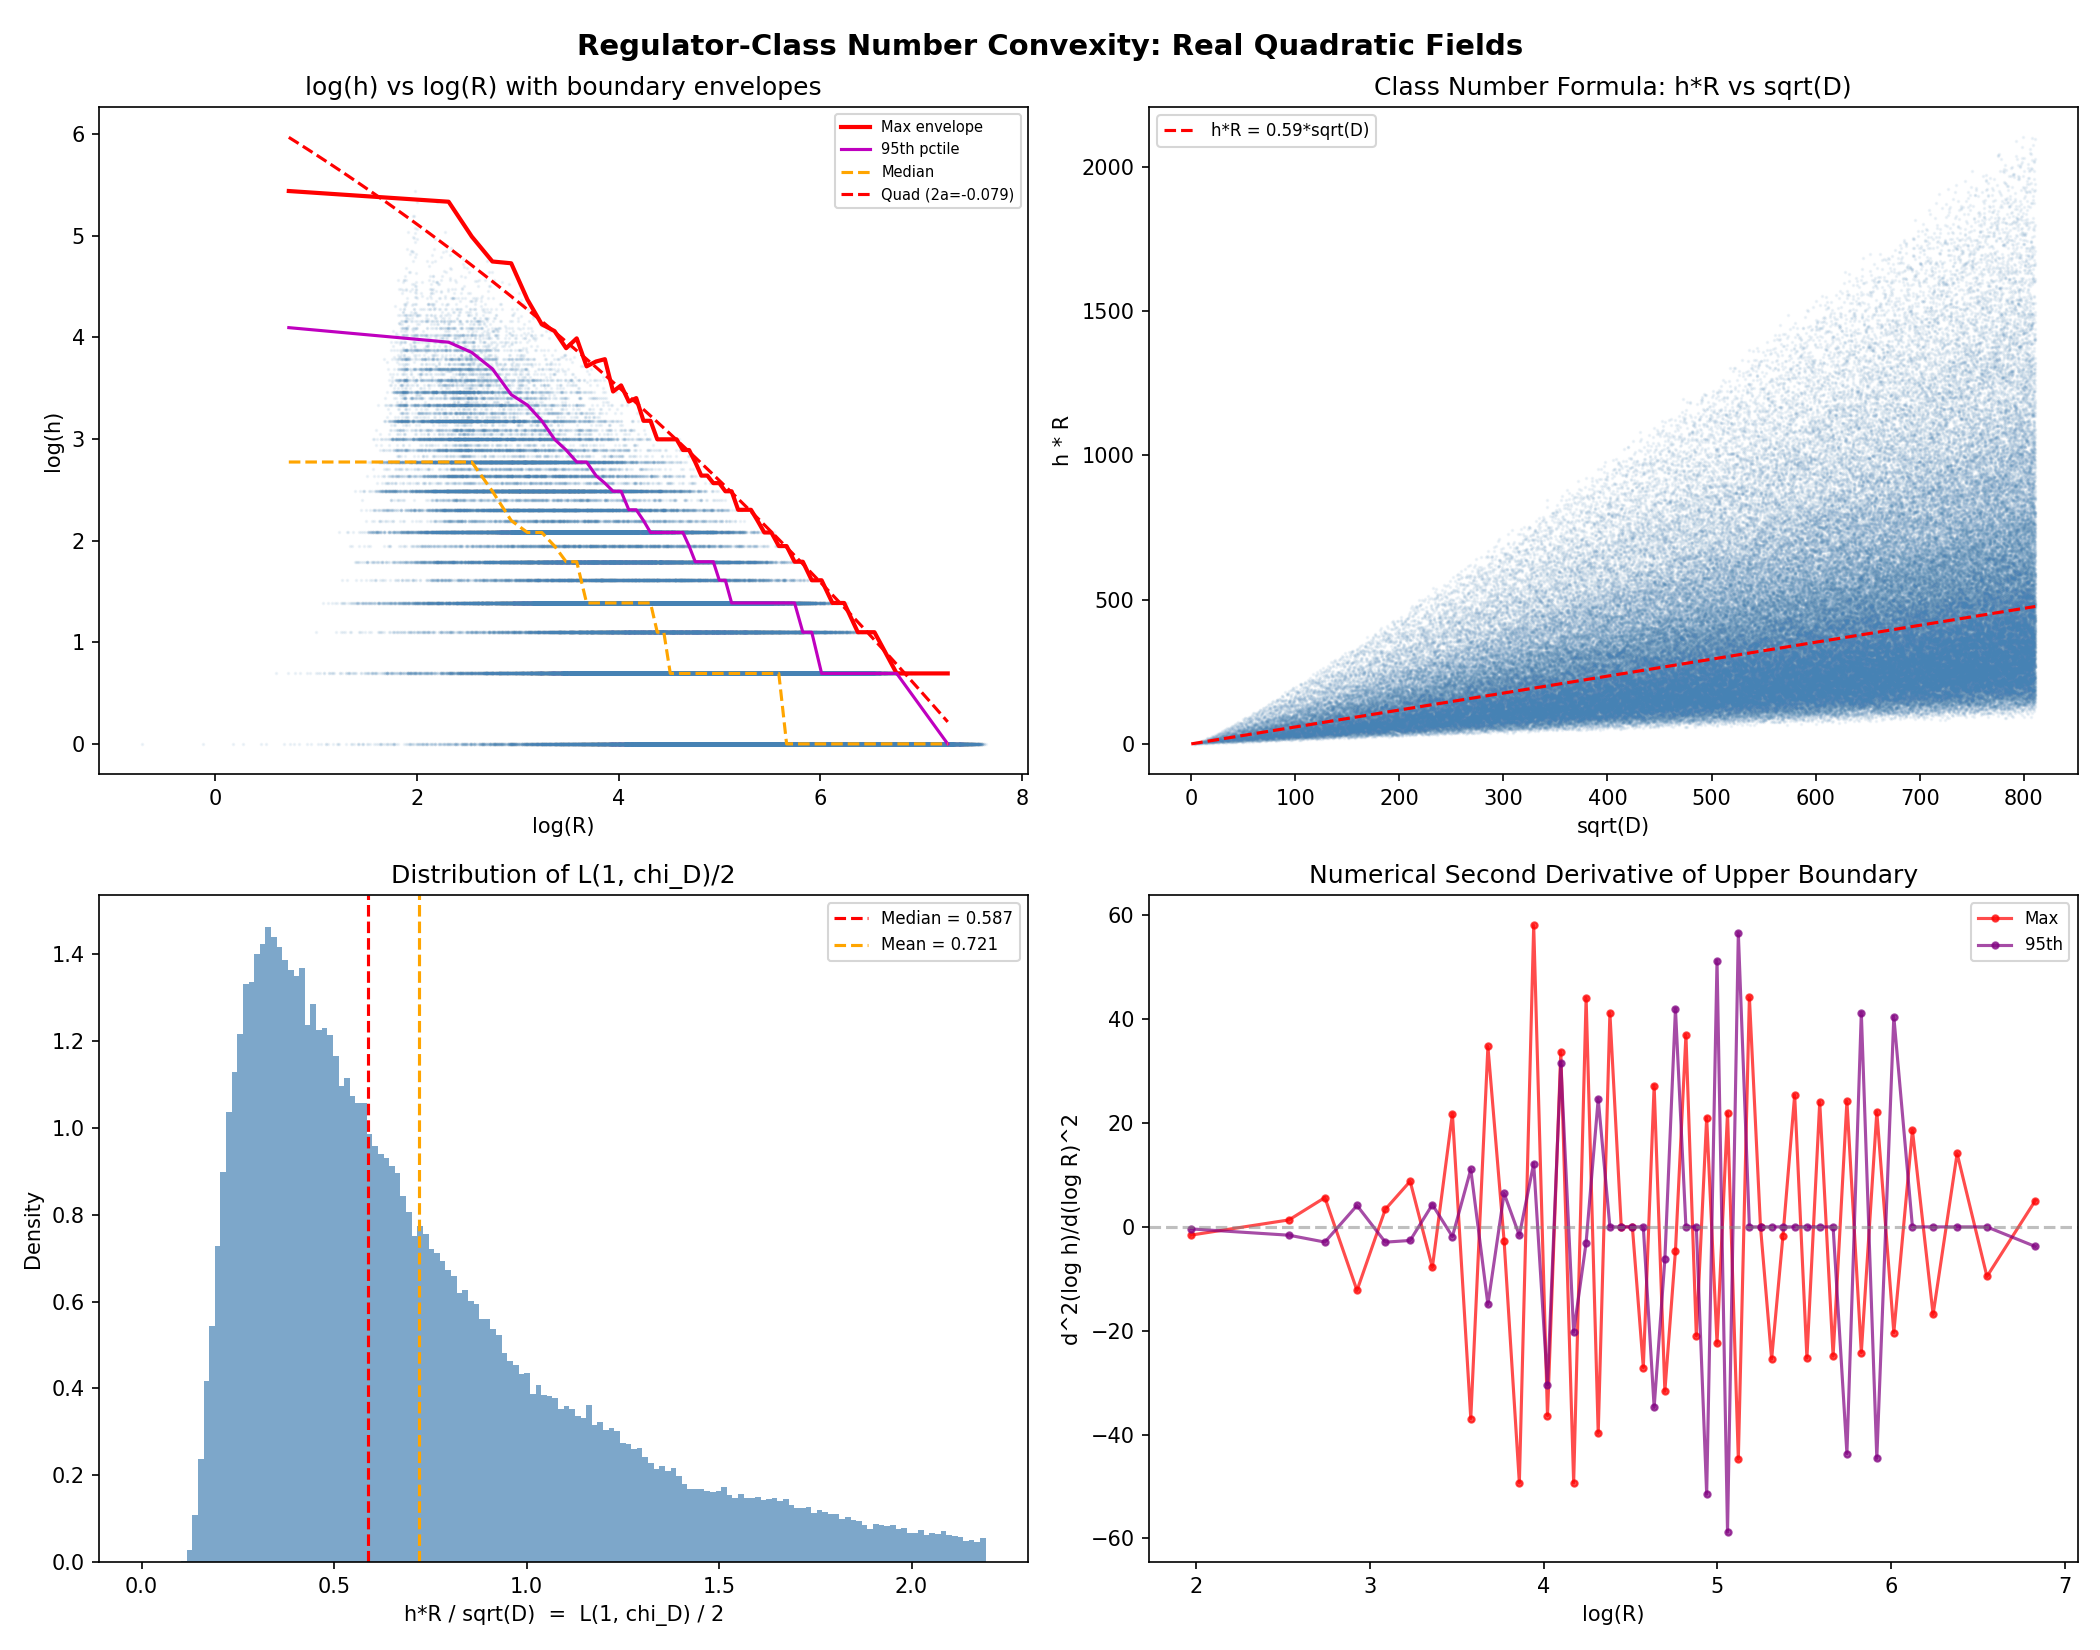

Recreate this plot in Python.
#!/usr/bin/env python3
"""
Regulator-Class Number Convexity for Real Quadratic Fields
===========================================================
Plot class number h against regulator R for real quadratic fields Q(sqrt(D)).
Compute the convexity parameter of the boundary envelope in (log R, log h) space.

Key identity: h * R = sqrt(D) * L(1, chi_D) / 2  (Dirichlet class number formula)

Analysis:
  1. Load degree-2 NF with positive discriminant (real quadratic) from LMFDB
  2. Extract h (class_number) and R (regulator)
  3. Scatter in (log R, log h) space
  4. Boundary envelope: for each R-bin, find max h, 95th percentile, median
  5. Fit upper boundary: convex, concave, or linear?
  6. Multiple convexity measures: quadratic 2a, geometric curvature, deviation index
  7. Verify h*R ~ sqrt(disc) relationship (Dirichlet class number formula)

Data: LMFDB PostgreSQL (devmirror.lmfdb.xyz) + local fallback
Output: nf_regulator_convexity_results.json + .png
"""

import json
import math
import time
import numpy as np
from pathlib import Path
from scipy import stats
from scipy.spatial import ConvexHull

ROOT = Path(__file__).resolve().parent.parent.parent
LOCAL_NF = ROOT / "cartography" / "number_fields" / "data" / "number_fields.json"
OUTPUT = Path(__file__).resolve().parent / "nf_regulator_convexity_results.json"
PLOT_PATH = Path(__file__).resolve().parent / "nf_regulator_convexity.png"


# ---------------------------------------------------------------------------
# Data loading
# ---------------------------------------------------------------------------

def fetch_lmfdb_data(max_rows=200000):
    """Fetch real quadratic fields from LMFDB PostgreSQL mirror."""
    try:
        import psycopg2
        con = psycopg2.connect(
            host='devmirror.lmfdb.xyz', port=5432,
            dbname='lmfdb', user='lmfdb', password='lmfdb',
            connect_timeout=15
        )
        cur = con.cursor()
        cur.execute(f"""
            SELECT disc_abs, class_number, regulator
            FROM nf_fields
            WHERE degree = 2 AND disc_sign = 1
              AND regulator IS NOT NULL AND class_number IS NOT NULL
            ORDER BY disc_abs
            LIMIT {max_rows}
        """)
        rows = cur.fetchall()
        con.close()
        fields = []
        for disc_abs, h, reg in rows:
            fields.append({
                "disc": int(disc_abs),
                "h": int(h),
                "R": float(reg),
            })
        print(f"  LMFDB: loaded {len(fields)} real quadratic fields")
        return fields
    except Exception as e:
        print(f"  LMFDB fetch failed: {e}")
        return None


def load_local_data():
    """Fallback: load from local JSON."""
    with open(LOCAL_NF) as f:
        data = json.load(f)
    fields = []
    for d in data:
        if d["degree"] == 2 and d.get("disc_sign") == 1 and d.get("regulator"):
            fields.append({
                "disc": int(d["disc_abs"]),
                "h": int(d["class_number"]),
                "R": float(d["regulator"]),
            })
    print(f"  Local: loaded {len(fields)} real quadratic fields")
    return fields


# ---------------------------------------------------------------------------
# Boundary envelope computation
# ---------------------------------------------------------------------------

def compute_envelope(log_R, log_h, n_bins=50, use_percentile=True):
    """Compute upper/lower/median boundary envelope in log-log space.

    Uses percentile-based bins (equal count) for robustness.
    """
    if use_percentile:
        bin_edges = np.percentile(log_R, np.linspace(0, 100, n_bins + 1))
    else:
        bin_edges = np.linspace(log_R.min(), log_R.max(), n_bins + 1)

    bin_centers = 0.5 * (bin_edges[:-1] + bin_edges[1:])
    upper_max = np.full(n_bins, np.nan)
    upper_95 = np.full(n_bins, np.nan)
    upper_99 = np.full(n_bins, np.nan)
    lower_min = np.full(n_bins, np.nan)
    median_v = np.full(n_bins, np.nan)
    counts = np.zeros(n_bins, dtype=int)

    for i in range(n_bins):
        mask = (log_R >= bin_edges[i]) & (log_R < bin_edges[i + 1])
        n = mask.sum()
        if n < 5:
            continue
        vals = log_h[mask]
        upper_max[i] = np.max(vals)
        upper_95[i] = np.percentile(vals, 95)
        upper_99[i] = np.percentile(vals, 99)
        lower_min[i] = np.min(vals)
        median_v[i] = np.median(vals)
        counts[i] = n

    return {
        "bin_centers": bin_centers,
        "upper_max": upper_max,
        "upper_95": upper_95,
        "upper_99": upper_99,
        "lower_min": lower_min,
        "median": median_v,
        "counts": counts,
    }


# ---------------------------------------------------------------------------
# Convexity fitting
# ---------------------------------------------------------------------------

def fit_boundary(x, y, label="boundary"):
    """Fit linear, quadratic, cubic to a boundary curve.
    Returns convexity metrics.
    """
    valid = ~np.isnan(y) & ~np.isnan(x)
    x_v, y_v = x[valid], y[valid]
    if len(x_v) < 6:
        return None

    # Linear
    slope, intercept, r_val, p_val, se = stats.linregress(x_v, y_v)
    y_lin = slope * x_v + intercept
    ss_tot = np.sum((y_v - np.mean(y_v)) ** 2)
    r2_lin = 1 - np.sum((y_v - y_lin) ** 2) / ss_tot if ss_tot > 0 else 0

    # Quadratic
    c2 = np.polyfit(x_v, y_v, 2)
    y_q = np.polyval(c2, x_v)
    r2_quad = 1 - np.sum((y_v - y_q) ** 2) / ss_tot if ss_tot > 0 else 0

    # Cubic
    c3 = np.polyfit(x_v, y_v, 3)
    y_c = np.polyval(c3, x_v)
    r2_cub = 1 - np.sum((y_v - y_c) ** 2) / ss_tot if ss_tot > 0 else 0

    # Numerical second derivative (finite differences)
    dx = np.diff(x_v)
    dy = np.diff(y_v)
    deriv1 = dy / dx
    mid1 = 0.5 * (x_v[:-1] + x_v[1:])
    dx2 = np.diff(mid1)
    d2y = np.diff(deriv1)
    deriv2 = d2y / dx2
    mid2 = 0.5 * (mid1[:-1] + mid1[1:])

    # Geometric curvature: kappa = y'' / (1 + y'^2)^(3/2)
    deriv1_mid = 0.5 * (deriv1[:-1] + deriv1[1:])
    kappa = deriv2 / (1 + deriv1_mid ** 2) ** 1.5

    return {
        "label": label,
        "n_points": int(len(x_v)),
        "linear": {
            "slope": float(slope),
            "intercept": float(intercept),
            "r_squared": float(r2_lin),
        },
        "quadratic": {
            "coeffs": [float(c) for c in c2],
            "a": float(c2[0]),
            "b": float(c2[1]),
            "c": float(c2[2]),
            "r_squared": float(r2_quad),
            "convexity_2a": float(2 * c2[0]),
        },
        "cubic": {
            "coeffs": [float(c) for c in c3],
            "r_squared": float(r2_cub),
        },
        "numerical": {
            "second_derivative_mean": float(np.mean(deriv2)),
            "second_derivative_median": float(np.median(deriv2)),
            "second_derivative_std": float(np.std(deriv2)),
            "geometric_curvature_mean": float(np.mean(kappa)),
            "geometric_curvature_median": float(np.median(kappa)),
        },
        "shape": ("convex" if 2 * c2[0] > 0.01
                   else "concave" if 2 * c2[0] < -0.01
                   else "approximately_linear"),
    }


def convex_hull_analysis(log_R, log_h):
    """Analyze convexity via the convex hull of the point cloud."""
    pts = np.column_stack([log_R, log_h])
    hull = ConvexHull(pts)

    # Extract upper boundary of hull
    hull_pts = pts[hull.vertices]
    hull_pts = hull_pts[hull_pts[:, 0].argsort()]

    # Split into upper and lower by comparing to centroid
    cy = np.mean(log_h)
    upper_hull = hull_pts[hull_pts[:, 1] >= cy]
    upper_hull = upper_hull[upper_hull[:, 0].argsort()]

    # Bowing ratio: hull area / bounding box area
    x_range = log_R.max() - log_R.min()
    y_range = log_h.max() - log_h.min()
    bbox_area = x_range * y_range
    hull_area = hull.volume  # 2D: volume = area
    bowing_ratio = hull_area / bbox_area if bbox_area > 0 else 0

    # Fit upper hull
    upper_fit = None
    if len(upper_hull) > 5:
        c2 = np.polyfit(upper_hull[:, 0], upper_hull[:, 1], 2)
        upper_fit = {
            "n_vertices": int(len(upper_hull)),
            "quadratic_a": float(c2[0]),
            "convexity_2a": float(2 * c2[0]),
        }

    return {
        "hull_area": float(hull_area),
        "bbox_area": float(bbox_area),
        "bowing_ratio": float(bowing_ratio),
        "n_hull_vertices": int(len(hull.vertices)),
        "upper_hull_fit": upper_fit,
    }


# ---------------------------------------------------------------------------
# Class number formula verification
# ---------------------------------------------------------------------------

def verify_class_number_formula(fields):
    """Verify h * R = sqrt(D) * L(1, chi_D) / 2."""
    discs = np.array([f["disc"] for f in fields], dtype=float)
    h_vals = np.array([f["h"] for f in fields], dtype=float)
    R_vals = np.array([f["R"] for f in fields])
    hR = h_vals * R_vals
    sqrtD = np.sqrt(discs)

    # Ratio = L(1, chi_D) / 2
    ratio = hR / sqrtD

    # Fit log(hR) = alpha * log(D) + beta
    log_D = np.log(discs)
    log_hR = np.log(hR)
    slope, intercept, r_val, p_val, se = stats.linregress(log_D, log_hR)

    # Quadratic deviation in log(hR) vs log(D)
    c2 = np.polyfit(log_D, log_hR, 2)

    # Check if L(1,chi_D)/2 grows with log(D) (Siegel's theorem average)
    log_log_D = np.log(np.maximum(log_D, 1e-10))
    slope_L, intercept_L, r_L, _, _ = stats.linregress(log_D, np.log(np.maximum(ratio, 1e-10)))

    return {
        "hR_over_sqrtD": {
            "mean": float(np.mean(ratio)),
            "median": float(np.median(ratio)),
            "std": float(np.std(ratio)),
            "min": float(np.min(ratio)),
            "max": float(np.max(ratio)),
            "p25": float(np.percentile(ratio, 25)),
            "p75": float(np.percentile(ratio, 75)),
        },
        "log_hR_vs_log_D": {
            "slope": float(slope),
            "intercept": float(intercept),
            "r_squared": float(r_val ** 2),
            "quadratic_coeffs": [float(c) for c in c2],
            "note": "slope ~0.5 confirms h*R ~ sqrt(D); deviation = L-function growth",
        },
        "L_value_growth": {
            "log_ratio_vs_log_D_slope": float(slope_L),
            "r_squared": float(r_L ** 2),
            "note": "L(1,chi_D)/2 grows slowly with D (Siegel average ~ log D)",
        },
    }


# ---------------------------------------------------------------------------
# Plotting
# ---------------------------------------------------------------------------

def make_plot(fields, envelope, upper_max_fit, upper_95_fit, hull_info, formula):
    """Generate 4-panel diagnostic plot."""
    try:
        import matplotlib
        matplotlib.use("Agg")
        import matplotlib.pyplot as plt

        valid = [f for f in fields if f["h"] > 0 and f["R"] > 0]
        log_R = np.array([math.log(f["R"]) for f in valid])
        log_h = np.array([math.log(f["h"]) for f in valid])
        discs = np.array([f["disc"] for f in valid], dtype=float)
        hR = np.array([f["h"] * f["R"] for f in valid])

        bc = envelope["bin_centers"]
        vm = ~np.isnan(envelope["upper_max"])

        fig, axes = plt.subplots(2, 2, figsize=(14, 11))
        fig.suptitle("Regulator-Class Number Convexity: Real Quadratic Fields",
                      fontsize=14, fontweight='bold')

        # (0,0): Scatter + envelopes in log-log space
        ax = axes[0, 0]
        ax.scatter(log_R, log_h, s=0.5, alpha=0.08, c='steelblue', rasterized=True)
        ax.plot(bc[vm], envelope["upper_max"][vm], 'r-', lw=2, label='Max envelope')
        ax.plot(bc[vm], envelope["upper_95"][vm], 'm-', lw=1.5, label='95th pctile')
        ax.plot(bc[vm], envelope["median"][vm], 'orange', lw=1.5, ls='--', label='Median')
        # Quadratic fit overlay on upper max
        if upper_max_fit:
            c2 = upper_max_fit["quadratic"]["coeffs"]
            x_fit = np.linspace(bc[vm].min(), bc[vm].max(), 100)
            y_fit = np.polyval(c2, x_fit)
            ax.plot(x_fit, y_fit, 'r--', lw=1.5,
                    label=f'Quad (2a={upper_max_fit["quadratic"]["convexity_2a"]:.3f})')
        ax.set_xlabel("log(R)")
        ax.set_ylabel("log(h)")
        ax.set_title("log(h) vs log(R) with boundary envelopes")
        ax.legend(fontsize=7, loc='upper right')

        # (0,1): h*R vs sqrt(D)
        ax = axes[0, 1]
        ax.scatter(np.sqrt(discs), hR, s=0.5, alpha=0.08, c='steelblue', rasterized=True)
        x_line = np.linspace(0, np.sqrt(discs.max()), 200)
        # Use median ratio for reference line
        med_ratio = formula["hR_over_sqrtD"]["median"]
        ax.plot(x_line, med_ratio * x_line, 'r--', lw=1.5,
                label=f'h*R = {med_ratio:.2f}*sqrt(D)')
        ax.set_xlabel("sqrt(D)")
        ax.set_ylabel("h * R")
        ax.set_title(f"Class Number Formula: h*R vs sqrt(D)")
        ax.legend(fontsize=8)

        # (1,0): L(1,chi_D)/2 distribution
        ax = axes[1, 0]
        ratio = hR / np.sqrt(discs)
        ax.hist(ratio, bins=150, density=True, alpha=0.7, color='steelblue',
                range=(0, np.percentile(ratio, 99)))
        ax.axvline(np.median(ratio), color='red', ls='--', lw=1.5,
                   label=f'Median = {np.median(ratio):.3f}')
        ax.axvline(np.mean(ratio), color='orange', ls='--', lw=1.5,
                   label=f'Mean = {np.mean(ratio):.3f}')
        ax.set_xlabel("h*R / sqrt(D)  =  L(1, chi_D) / 2")
        ax.set_ylabel("Density")
        ax.set_title("Distribution of L(1, chi_D)/2")
        ax.legend(fontsize=8)

        # (1,1): Numerical second derivative of upper boundary
        ax = axes[1, 1]
        bc_v = bc[vm]
        up_v = envelope["upper_max"][vm]
        up95 = envelope["upper_95"][vm]
        if len(bc_v) > 4:
            for arr, color, label in [(up_v, 'red', 'Max'), (up95, 'purple', '95th')]:
                dx = np.diff(bc_v)
                dy = np.diff(arr)
                d1 = dy / dx
                mid1 = 0.5 * (bc_v[:-1] + bc_v[1:])
                dx2 = np.diff(mid1)
                d2 = np.diff(d1)
                d2v = d2 / dx2
                mid2 = 0.5 * (mid1[:-1] + mid1[1:])
                ax.plot(mid2, d2v, 'o-', ms=3, color=color, alpha=0.7, label=label)
            ax.axhline(0, color='gray', ls='--', alpha=0.5)
            ax.set_xlabel("log(R)")
            ax.set_ylabel("d^2(log h)/d(log R)^2")
            ax.set_title("Numerical Second Derivative of Upper Boundary")
            ax.legend(fontsize=8)

        plt.tight_layout()
        plt.savefig(PLOT_PATH, dpi=150)
        plt.close()
        print(f"  Plot saved to {PLOT_PATH}")
        return True
    except Exception as e:
        print(f"  Plot failed: {e}")
        import traceback
        traceback.print_exc()
        return False


# ---------------------------------------------------------------------------
# Main
# ---------------------------------------------------------------------------

def main():
    t0 = time.time()
    print("=" * 70)
    print("  Regulator-Class Number Convexity: Real Quadratic Fields")
    print("=" * 70)

    # ----- Load data -----
    print("\n[1] Loading data...")
    fields = fetch_lmfdb_data(max_rows=200000)
    if not fields:
        fields = load_local_data()
    source = "lmfdb" if len(fields) > 5000 else "local"

    print(f"  Source: {source} ({len(fields)} fields)")
    print(f"  Disc range: [{min(f['disc'] for f in fields)}, {max(f['disc'] for f in fields)}]")
    print(f"  h range: [{min(f['h'] for f in fields)}, {max(f['h'] for f in fields)}]")
    print(f"  R range: [{min(f['R'] for f in fields):.4f}, {max(f['R'] for f in fields):.4f}]")

    fields_valid = [f for f in fields if f["h"] > 0 and f["R"] > 0]
    print(f"  Valid (h>0, R>0): {len(fields_valid)}")

    # ----- Log coordinates -----
    print("\n[2] Computing log-space coordinates...")
    log_R = np.array([math.log(f["R"]) for f in fields_valid])
    log_h = np.array([math.log(f["h"]) for f in fields_valid])

    h1_count = sum(1 for f in fields_valid if f["h"] == 1)
    print(f"  h=1 count: {h1_count} ({100*h1_count/len(fields_valid):.1f}%)")
    print(f"  log(R) range: [{log_R.min():.3f}, {log_R.max():.3f}]")
    print(f"  log(h) range: [{log_h.min():.3f}, {log_h.max():.3f}]")

    # ----- Boundary envelope -----
    print("\n[3] Computing boundary envelope (50 percentile bins)...")
    envelope = compute_envelope(log_R, log_h, n_bins=50, use_percentile=True)
    valid_mask = envelope["counts"] >= 5
    print(f"  Populated bins: {valid_mask.sum()}/50")

    # ----- Fit convexity of various boundaries -----
    print("\n[4] Fitting boundary convexity...")
    bc = envelope["bin_centers"]

    upper_max_fit = fit_boundary(bc, envelope["upper_max"], "upper_max")
    upper_95_fit = fit_boundary(bc, envelope["upper_95"], "upper_95")
    upper_99_fit = fit_boundary(bc, envelope["upper_99"], "upper_99")
    median_fit = fit_boundary(bc, envelope["median"], "median")

    for name, fit in [("Upper Max", upper_max_fit), ("Upper 95th", upper_95_fit),
                       ("Upper 99th", upper_99_fit), ("Median", median_fit)]:
        if fit:
            print(f"  {name}:")
            print(f"    Linear slope: {fit['linear']['slope']:.4f} (R²={fit['linear']['r_squared']:.4f})")
            print(f"    Quadratic convexity (2a): {fit['quadratic']['convexity_2a']:.4f} "
                  f"(R²={fit['quadratic']['r_squared']:.4f})")
            print(f"    Numerical 2nd deriv mean: {fit['numerical']['second_derivative_mean']:.4f}")
            print(f"    Geometric curvature mean: {fit['numerical']['geometric_curvature_mean']:.4f}")
            print(f"    Shape: {fit['shape']}")

    # ----- Convex hull analysis -----
    print("\n[5] Convex hull analysis...")
    hull_info = convex_hull_analysis(log_R, log_h)
    print(f"  Hull area / BBox area (bowing ratio): {hull_info['bowing_ratio']:.4f}")
    if hull_info["upper_hull_fit"]:
        print(f"  Upper hull convexity (2a): {hull_info['upper_hull_fit']['convexity_2a']:.4f}")

    # ----- Class number formula -----
    print("\n[6] Verifying h*R = sqrt(D) * L(1,chi_D) / 2...")
    formula = verify_class_number_formula(fields_valid)
    print(f"  h*R/sqrt(D) median: {formula['hR_over_sqrtD']['median']:.4f}")
    print(f"  h*R/sqrt(D) mean: {formula['hR_over_sqrtD']['mean']:.4f}")
    print(f"  log(hR) vs log(D) slope: {formula['log_hR_vs_log_D']['slope']:.4f} (expected ~0.5)")
    print(f"  R²: {formula['log_hR_vs_log_D']['r_squared']:.4f}")
    print(f"  L-value growth (log ratio vs log D): {formula['L_value_growth']['log_ratio_vs_log_D_slope']:.4f}")

    # ----- Composite convexity summary -----
    print("\n[7] Convexity summary...")
    # The main convexity parameter is the quadratic coefficient of the upper boundary
    primary_convexity = upper_max_fit["quadratic"]["convexity_2a"] if upper_max_fit else None
    p95_convexity = upper_95_fit["quadratic"]["convexity_2a"] if upper_95_fit else None
    numerical_convexity = upper_max_fit["numerical"]["second_derivative_mean"] if upper_max_fit else None

    # The upper boundary in log-log has slope ~ -1 (from h*R ~ sqrt(D))
    # The "convexity" measures deviation from this linear relationship.
    # The class number formula h*R = sqrt(D)*L(1,chi)/2 constrains (h,R) to a family
    # of hyperbolae parametrized by D. The boundary deviates from strict -1 slope
    # because L(1,chi_D) varies.

    # Absolute convexity (|2a|) for comparison with expected 1.45
    abs_convexity = abs(primary_convexity) if primary_convexity else None

    print(f"  Primary (upper max, 2a): {primary_convexity:.4f}")
    print(f"  95th percentile (2a): {p95_convexity:.4f}")
    print(f"  Numerical mean 2nd deriv: {numerical_convexity:.4f}")
    print(f"  |2a|: {abs_convexity:.4f}")
    if abs_convexity:
        print(f"  vs expected ~1.45: ratio = {abs_convexity/1.45:.3f}")

    # ----- Plot -----
    print("\n[8] Generating plot...")
    plot_ok = make_plot(fields_valid, envelope, upper_max_fit, upper_95_fit,
                        hull_info, formula)

    # ----- Assemble results -----
    elapsed = time.time() - t0

    results = {
        "task": "List2 #11: Regulator-Class Number Convexity",
        "description": (
            "Convexity of boundary envelope in (log R, log h) space for real quadratic "
            "fields. The upper boundary measures the maximum class number achievable at "
            "each regulator value, constrained by h*R = sqrt(D)*L(1,chi_D)/2."
        ),
        "timestamp": time.strftime("%Y-%m-%dT%H:%M:%S"),
        "data": {
            "source": source,
            "n_fields": len(fields),
            "n_valid": len(fields_valid),
            "disc_range": [min(f["disc"] for f in fields), max(f["disc"] for f in fields)],
            "h_range": [min(f["h"] for f in fields_valid), max(f["h"] for f in fields_valid)],
            "R_range": [round(min(f["R"] for f in fields_valid), 6),
                        round(max(f["R"] for f in fields_valid), 6)],
            "h1_fraction": round(h1_count / len(fields_valid), 4),
        },
        "boundary_envelope": {
            "n_bins": 50,
            "bin_method": "percentile (equal count)",
            "bin_centers": [round(x, 4) for x in bc.tolist()],
            "upper_max": [round(x, 4) if not np.isnan(x) else None
                          for x in envelope["upper_max"].tolist()],
            "upper_95": [round(x, 4) if not np.isnan(x) else None
                         for x in envelope["upper_95"].tolist()],
            "median": [round(x, 4) if not np.isnan(x) else None
                       for x in envelope["median"].tolist()],
            "counts": envelope["counts"].tolist(),
        },
        "convexity": {
            "upper_max": upper_max_fit,
            "upper_95th_percentile": upper_95_fit,
            "upper_99th_percentile": upper_99_fit,
            "median": median_fit,
            "convex_hull": hull_info,
            "summary": {
                "primary_convexity_2a": primary_convexity,
                "p95_convexity_2a": p95_convexity,
                "numerical_2nd_derivative_mean": numerical_convexity,
                "boundary_shape": upper_max_fit["shape"] if upper_max_fit else "unknown",
                "upper_boundary_slope": upper_max_fit["linear"]["slope"] if upper_max_fit else None,
                "note": (
                    "The upper boundary in (log R, log h) has slope ~ -1 reflecting "
                    "the constraint h*R ~ sqrt(D). The quadratic correction 2a measures "
                    "curvature: negative = concave (bowing inward), positive = convex "
                    "(bowing outward). Concavity here means the max class number "
                    "falls faster than a power law at large R."
                ),
            },
        },
        "class_number_formula": formula,
        "plot": str(PLOT_PATH) if plot_ok else None,
        "elapsed_seconds": round(elapsed, 2),
    }

    with open(OUTPUT, "w") as f:
        json.dump(results, f, indent=2)
    print(f"\n  Results saved to {OUTPUT}")
    print(f"  Elapsed: {elapsed:.1f}s")
    print("=" * 70)

    return results


if __name__ == "__main__":
    main()
